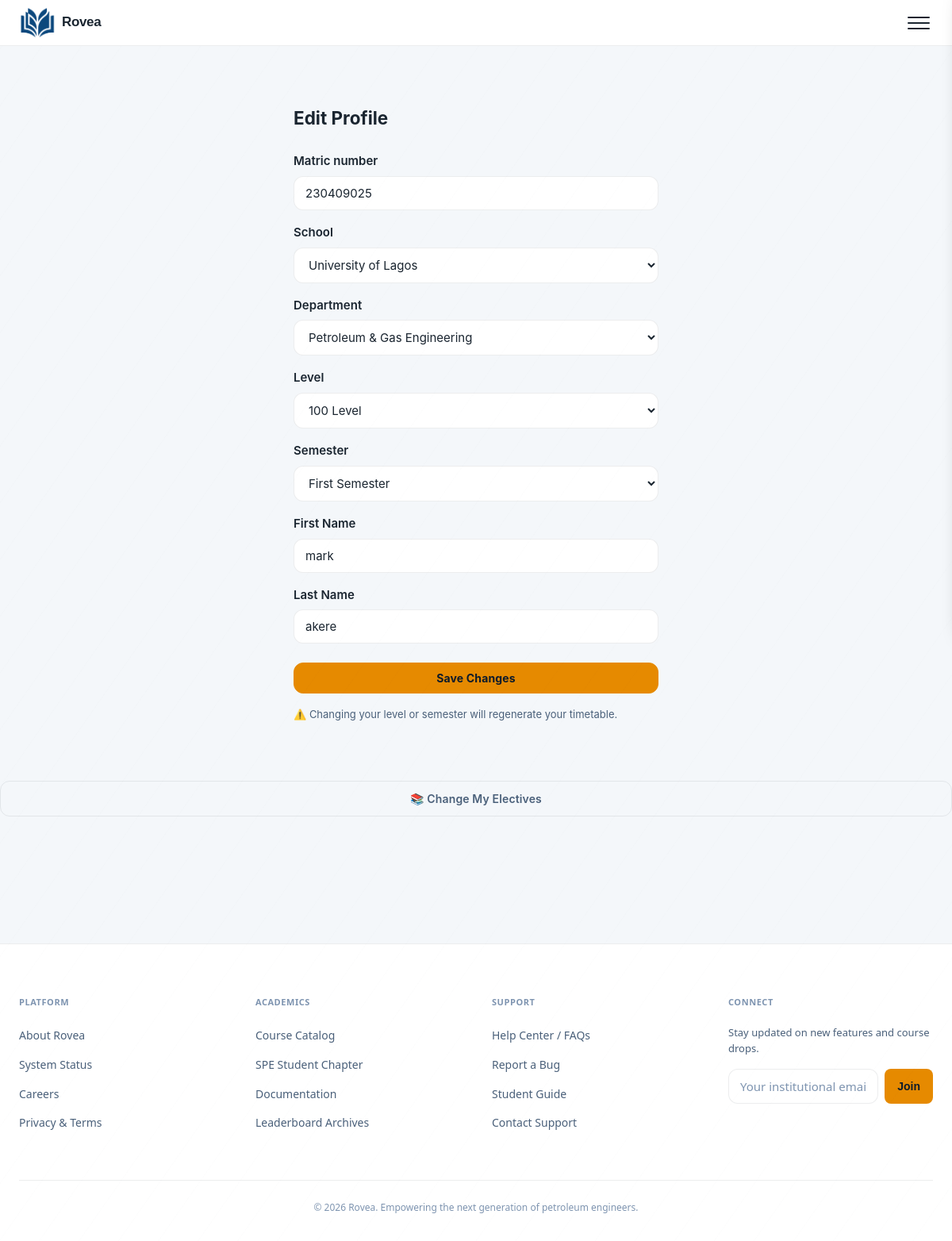
The page /profile/edit/ (signed in) on the database as committed earlier.
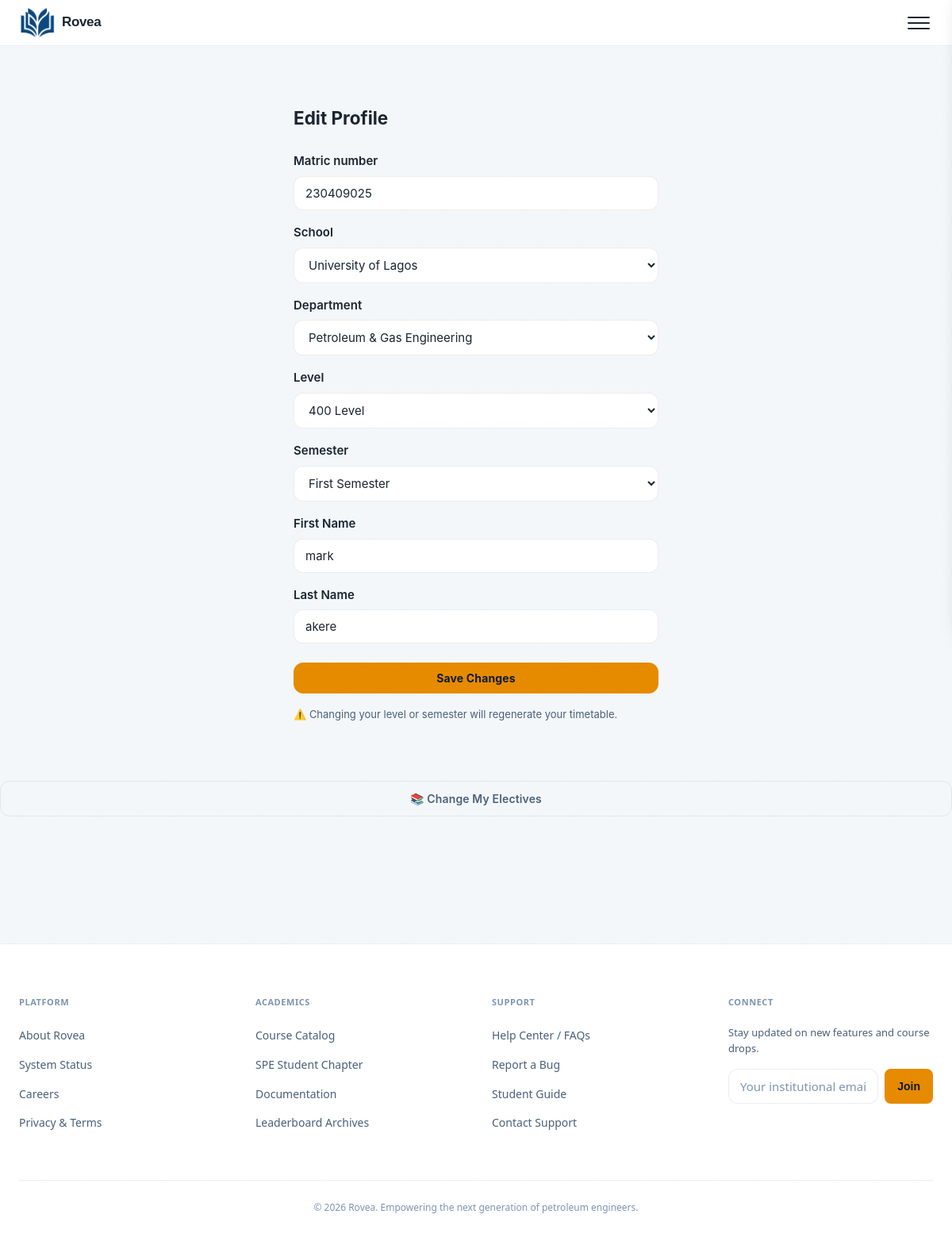
The same page on the database as committed later.
### core/models.py (models this page shows, shortened)
class StudentProfile(models.Model):
    user = models.OneToOneField(User, on_delete=models.CASCADE, related_name="profile")
    matric_number = models.CharField(max_length=20, blank=True)
    school = models.CharField(max_length=50, choices=SCHOOL_CHOICES, default="unilag")
    department = models.CharField(max_length=50, choices=DEPARTMENT_CHOICES, default="petroleum")
    level = models.CharField(max_length=3, choices=LEVEL_CHOICES)
    semester = models.CharField(max_length=1, choices=SEMESTER_CHOICES)
    is_staff_member = models.BooleanField(default=False)
    elective_courses = models.ManyToManyField(
        'CourseDefinition',
        blank=True,
        related_name="enrolled_students",
        limit_choices_to={"is_elective": True}
    )
    xp = models.IntegerField(default=0)
    streak = models.IntegerField(default=0)
    last_session_date = models.DateField(null=True, blank=True)
    created_at = models.DateTimeField(auto_now_add=True)
    queue_position = models.IntegerField(default=0)
    queue_date = models.DateField(null=True, blank=True)

### core/views.py (the view)
# urls.py: path("profile/edit/", views.profile_edit_view, name="profile_edit"),
@login_required
def profile_edit_view(request):
    if not hasattr(request.user, "profile"):
        return redirect("onboarding")
    profile = request.user.profile
    old_level = profile.level
    old_semester = profile.semester
    if request.method == "POST":
        form = ProfileEditForm(request.POST, instance=profile, user=request.user)
        if form.is_valid():
            updated_profile = form.save(commit=False)
            level_changed = updated_profile.level != old_level
            semester_changed = updated_profile.semester != old_semester
            updated_profile.save()
            if level_changed or semester_changed:
                TimetableEntry.objects.filter(student=profile).delete()
                Session.objects.filter(student=profile).delete()
                _generate_timetable(profile)
                messages.success(request, f"Level updated to {profile.level}L Semester {profile.semester}. Your timetable has been regenerated.")
            else:
                messages.success(request, "Profile updated successfully.")
            if profile.level == "400" and profile.semester == "2":
                return redirect("siwes")
            return redirect("dashboard")
    else:
        form = ProfileEditForm(instance=profile, user=request.user)
    return render(request, "core/profile_edit.html", {"form": form, "profile": profile})

### core/forms.py (shortened to what this page needs)
class ProfileEditForm(forms.ModelForm):
    first_name = forms.CharField(max_length=50, required=True, label="First Name")
    last_name = forms.CharField(max_length=50, required=True, label="Last Name")
    class Meta:
        model = StudentProfile
        fields = ["matric_number", "school", "department", "level", "semester"]
    def __init__(self, *args, **kwargs):
        self.user = kwargs.pop("user", None)
        super().__init__(*args, **kwargs)
        if self.user:
            self.fields["first_name"].initial = self.user.first_name
            self.fields["last_name"].initial = self.user.last_name

### templates/core/profile_edit.html (shortened to what this page needs)
{% extends "core/base.html" %}
{% block content %}
<div class="page-container" style="max-width:500px; margin:40px auto">
  <h2 style="margin-bottom:24px">Edit Profile</h2>
  <form method="POST">
    {% for field in form %}
    <div style="margin-bottom:16px">
      <label style="display:block; margin-bottom:6px; font-weight:600">{{ field.label }}</label>
      {{ field }}
    </div>
    {% endfor %}
    <button type="submit" class="btn btn-primary" style="width:100%; margin-top:8px">Save Changes</button>
  </form>
  <p style="margin-top:16px; font-size:13px; color:var(--text-secondary)">
    ⚠️ Changing your level or semester will regenerate your timetable.
  </p>
</div>
<a href="{% url 'elective_selection' %}" class="btn btn-white-outline btn-full" style="margin-top:8px">
  📚 Change My Electives
</a>
{% endblock %}

Rows that differ between the two databases and show on the page:
changed StudentProfile "University of Lagos": level "100 Level" → "400 Level"
